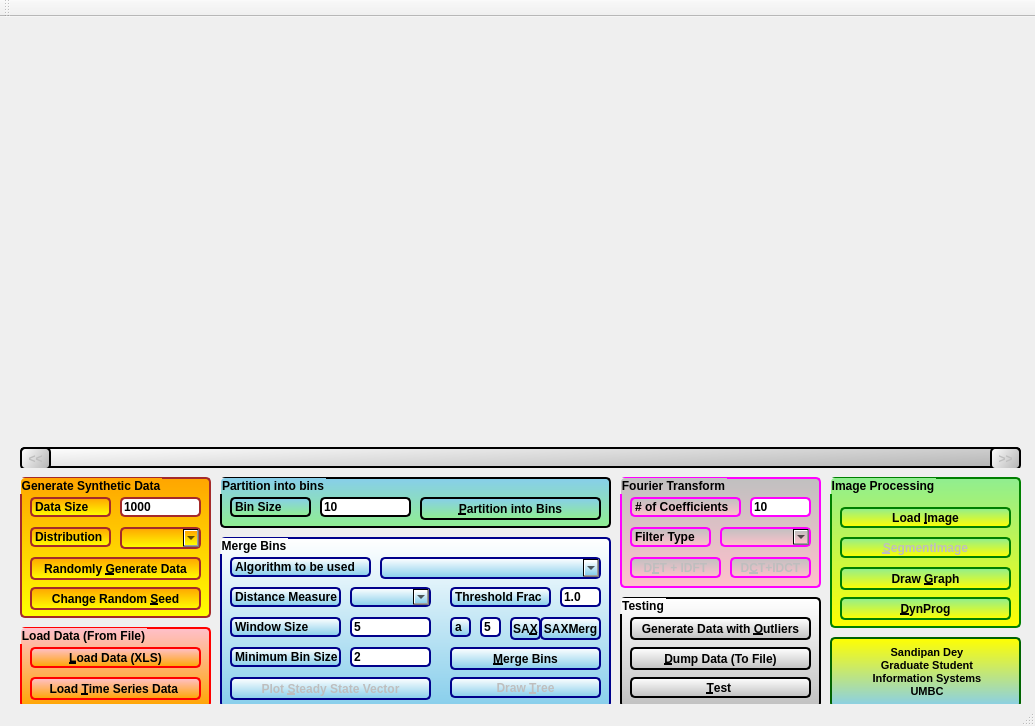
<?xml version="1.0" encoding="UTF-8"?>
<ui version="4.0">
 <class>MainWindowClass</class>
 <widget class="QMainWindow" name="MainWindowClass">
  <property name="geometry">
   <rect>
    <x>0</x>
    <y>0</y>
    <width>1035</width>
    <height>726</height>
   </rect>
  </property>
  <property name="sizePolicy">
   <sizepolicy hsizetype="Preferred" vsizetype="Preferred">
    <horstretch>0</horstretch>
    <verstretch>0</verstretch>
   </sizepolicy>
  </property>
  <property name="minimumSize">
   <size>
    <width>1035</width>
    <height>725</height>
   </size>
  </property>
  <property name="windowTitle">
   <string>Unequal Depth Discretization &amp; Generation of Temporal Neighborhoods</string>
  </property>
  <property name="styleSheet">
   <string/>
  </property>
  <widget class="QWidget" name="centralWidget">
   <widget class="QGroupBox" name="gGenData">
    <property name="geometry">
     <rect>
      <x>20</x>
      <y>460</y>
      <width>191</width>
      <height>141</height>
     </rect>
    </property>
    <property name="autoFillBackground">
     <bool>false</bool>
    </property>
    <property name="styleSheet">
     <string>background: qlineargradient(x1: 0, y1: 0, x2: 0, y2: 1, stop: 0 orange, stop: 1 yellow);
border: 2px solid brown; border-radius: 5px; 
font: bold;</string>
    </property>
    <property name="title">
     <string>Generate Synthetic Data</string>
    </property>
    <widget class="QPushButton" name="bGenNLoadData">
     <property name="geometry">
      <rect>
       <x>10</x>
       <y>80</y>
       <width>171</width>
       <height>23</height>
      </rect>
     </property>
     <property name="styleSheet">
      <string/>
     </property>
     <property name="text">
      <string>Randomly &amp;Generate Data</string>
     </property>
    </widget>
    <widget class="QLabel" name="lNumData">
     <property name="geometry">
      <rect>
       <x>10</x>
       <y>20</y>
       <width>81</width>
       <height>20</height>
      </rect>
     </property>
     <property name="styleSheet">
      <string/>
     </property>
     <property name="text">
      <string>Data Size</string>
     </property>
    </widget>
    <widget class="QLineEdit" name="tNumData">
     <property name="geometry">
      <rect>
       <x>100</x>
       <y>20</y>
       <width>81</width>
       <height>20</height>
      </rect>
     </property>
     <property name="styleSheet">
      <string>background: white</string>
     </property>
     <property name="text">
      <string>1000</string>
     </property>
    </widget>
    <widget class="QComboBox" name="cDistribution">
     <property name="enabled">
      <bool>true</bool>
     </property>
     <property name="geometry">
      <rect>
       <x>100</x>
       <y>50</y>
       <width>81</width>
       <height>22</height>
      </rect>
     </property>
     <property name="autoFillBackground">
      <bool>false</bool>
     </property>
     <property name="styleSheet">
      <string/>
     </property>
    </widget>
    <widget class="QLabel" name="lDistribution">
     <property name="geometry">
      <rect>
       <x>10</x>
       <y>50</y>
       <width>81</width>
       <height>20</height>
      </rect>
     </property>
     <property name="text">
      <string>Distribution</string>
     </property>
    </widget>
    <widget class="QPushButton" name="bRandomize">
     <property name="geometry">
      <rect>
       <x>10</x>
       <y>110</y>
       <width>171</width>
       <height>23</height>
      </rect>
     </property>
     <property name="styleSheet">
      <string/>
     </property>
     <property name="text">
      <string>Change Random &amp;Seed</string>
     </property>
    </widget>
   </widget>
   <widget class="QGroupBox" name="gMergeBins">
    <property name="geometry">
     <rect>
      <x>220</x>
      <y>520</y>
      <width>391</width>
      <height>171</height>
     </rect>
    </property>
    <property name="styleSheet">
     <string>background: qlineargradient(x1: 0, y1: 0, x2: 0, y2: 1, stop: 0  white, stop: 1 skyblue);
border: 2px solid darkblue; border-radius: 5px; 
font: bold;
</string>
    </property>
    <property name="title">
     <string>Merge Bins</string>
    </property>
    <widget class="QPushButton" name="bMergeBins">
     <property name="geometry">
      <rect>
       <x>230</x>
       <y>110</y>
       <width>151</width>
       <height>23</height>
      </rect>
     </property>
     <property name="styleSheet">
      <string/>
     </property>
     <property name="text">
      <string>&amp;Merge Bins</string>
     </property>
    </widget>
    <widget class="QLabel" name="lThreshold">
     <property name="geometry">
      <rect>
       <x>230</x>
       <y>50</y>
       <width>101</width>
       <height>20</height>
      </rect>
     </property>
     <property name="text">
      <string>Threshold Frac</string>
     </property>
    </widget>
    <widget class="QComboBox" name="cDistanceMetric">
     <property name="enabled">
      <bool>true</bool>
     </property>
     <property name="geometry">
      <rect>
       <x>130</x>
       <y>50</y>
       <width>81</width>
       <height>20</height>
      </rect>
     </property>
    </widget>
    <widget class="QLineEdit" name="tThreshold">
     <property name="enabled">
      <bool>true</bool>
     </property>
     <property name="geometry">
      <rect>
       <x>340</x>
       <y>50</y>
       <width>41</width>
       <height>20</height>
      </rect>
     </property>
     <property name="styleSheet">
      <string>background: white</string>
     </property>
     <property name="text">
      <string>1.0</string>
     </property>
    </widget>
    <widget class="QLineEdit" name="tSlidingWindowSize">
     <property name="enabled">
      <bool>true</bool>
     </property>
     <property name="geometry">
      <rect>
       <x>130</x>
       <y>80</y>
       <width>81</width>
       <height>20</height>
      </rect>
     </property>
     <property name="styleSheet">
      <string>background: white</string>
     </property>
     <property name="text">
      <string>5</string>
     </property>
    </widget>
    <widget class="QLabel" name="lSlidingWindowSize">
     <property name="geometry">
      <rect>
       <x>10</x>
       <y>80</y>
       <width>111</width>
       <height>20</height>
      </rect>
     </property>
     <property name="text">
      <string>Window Size</string>
     </property>
    </widget>
    <widget class="QLabel" name="lMinBin">
     <property name="geometry">
      <rect>
       <x>10</x>
       <y>110</y>
       <width>111</width>
       <height>20</height>
      </rect>
     </property>
     <property name="text">
      <string>Minimum Bin Size</string>
     </property>
    </widget>
    <widget class="QLineEdit" name="tMinBinNumber">
     <property name="enabled">
      <bool>true</bool>
     </property>
     <property name="geometry">
      <rect>
       <x>130</x>
       <y>110</y>
       <width>81</width>
       <height>20</height>
      </rect>
     </property>
     <property name="styleSheet">
      <string>background: white</string>
     </property>
     <property name="text">
      <string>2</string>
     </property>
    </widget>
    <widget class="QPushButton" name="bPlotMatrix">
     <property name="enabled">
      <bool>false</bool>
     </property>
     <property name="geometry">
      <rect>
       <x>10</x>
       <y>140</y>
       <width>201</width>
       <height>23</height>
      </rect>
     </property>
     <property name="styleSheet">
      <string/>
     </property>
     <property name="text">
      <string>Plot &amp;Steady State Vector</string>
     </property>
    </widget>
    <widget class="QLabel" name="lDistanceMetric">
     <property name="geometry">
      <rect>
       <x>10</x>
       <y>50</y>
       <width>111</width>
       <height>20</height>
      </rect>
     </property>
     <property name="text">
      <string>Distance Measure</string>
     </property>
    </widget>
    <widget class="QComboBox" name="cAlgo">
     <property name="enabled">
      <bool>true</bool>
     </property>
     <property name="geometry">
      <rect>
       <x>160</x>
       <y>20</y>
       <width>221</width>
       <height>22</height>
      </rect>
     </property>
     <property name="autoFillBackground">
      <bool>false</bool>
     </property>
    </widget>
    <widget class="QLabel" name="lAlgo">
     <property name="geometry">
      <rect>
       <x>10</x>
       <y>20</y>
       <width>141</width>
       <height>20</height>
      </rect>
     </property>
     <property name="text">
      <string>Algorithm to be used</string>
     </property>
    </widget>
    <widget class="QPushButton" name="bDrawTree">
     <property name="enabled">
      <bool>false</bool>
     </property>
     <property name="geometry">
      <rect>
       <x>230</x>
       <y>140</y>
       <width>151</width>
       <height>21</height>
      </rect>
     </property>
     <property name="styleSheet">
      <string/>
     </property>
     <property name="text">
      <string>Draw &amp;Tree</string>
     </property>
    </widget>
    <widget class="QPushButton" name="bSAX">
     <property name="geometry">
      <rect>
       <x>290</x>
       <y>80</y>
       <width>31</width>
       <height>23</height>
      </rect>
     </property>
     <property name="styleSheet">
      <string/>
     </property>
     <property name="text">
      <string>SA&amp;X</string>
     </property>
    </widget>
    <widget class="QLineEdit" name="taSAX">
     <property name="enabled">
      <bool>true</bool>
     </property>
     <property name="geometry">
      <rect>
       <x>260</x>
       <y>80</y>
       <width>21</width>
       <height>20</height>
      </rect>
     </property>
     <property name="styleSheet">
      <string>background: white</string>
     </property>
     <property name="text">
      <string>5</string>
     </property>
    </widget>
    <widget class="QLabel" name="laSAX">
     <property name="geometry">
      <rect>
       <x>230</x>
       <y>80</y>
       <width>21</width>
       <height>20</height>
      </rect>
     </property>
     <property name="text">
      <string>a</string>
     </property>
    </widget>
    <widget class="QPushButton" name="bSAXMerge">
     <property name="geometry">
      <rect>
       <x>320</x>
       <y>80</y>
       <width>61</width>
       <height>23</height>
      </rect>
     </property>
     <property name="styleSheet">
      <string/>
     </property>
     <property name="text">
      <string>SAXMerg</string>
     </property>
    </widget>
   </widget>
   <widget class="QGroupBox" name="gImageProcess">
    <property name="geometry">
     <rect>
      <x>830</x>
      <y>460</y>
      <width>191</width>
      <height>151</height>
     </rect>
    </property>
    <property name="styleSheet">
     <string>background: qlineargradient(x1: 0, y1: 0, x2: 0, y2: 1, stop: 0 lightgreen, stop: 1 yellow);
border: 2px solid green; border-radius: 5px; 
font: bold;
</string>
    </property>
    <property name="title">
     <string>Image Processing</string>
    </property>
    <widget class="QPushButton" name="bLoadImage">
     <property name="enabled">
      <bool>true</bool>
     </property>
     <property name="geometry">
      <rect>
       <x>10</x>
       <y>30</y>
       <width>171</width>
       <height>21</height>
      </rect>
     </property>
     <property name="styleSheet">
      <string/>
     </property>
     <property name="text">
      <string>Load &amp;Image</string>
     </property>
    </widget>
    <widget class="QPushButton" name="bSegmentImage">
     <property name="enabled">
      <bool>false</bool>
     </property>
     <property name="geometry">
      <rect>
       <x>10</x>
       <y>60</y>
       <width>171</width>
       <height>21</height>
      </rect>
     </property>
     <property name="styleSheet">
      <string/>
     </property>
     <property name="text">
      <string>&amp;SegmentImage</string>
     </property>
    </widget>
    <widget class="QPushButton" name="bDrawGraph">
     <property name="geometry">
      <rect>
       <x>10</x>
       <y>90</y>
       <width>171</width>
       <height>23</height>
      </rect>
     </property>
     <property name="text">
      <string>Draw &amp;Graph</string>
     </property>
    </widget>
    <widget class="QPushButton" name="bDynProg">
     <property name="geometry">
      <rect>
       <x>10</x>
       <y>120</y>
       <width>171</width>
       <height>23</height>
      </rect>
     </property>
     <property name="text">
      <string>&amp;DynProg</string>
     </property>
    </widget>
   </widget>
   <widget class="QGroupBox" name="gDataLeftRight">
    <property name="geometry">
     <rect>
      <x>20</x>
      <y>430</y>
      <width>1001</width>
      <height>21</height>
     </rect>
    </property>
    <property name="styleSheet">
     <string>background: qlineargradient(x1: 0, y1: 0, x2: 2, y2: 1, stop: 0 white, stop: 1 gray);
border: 2px solid black; border-radius: 5px; 
font: bold;</string>
    </property>
    <property name="title">
     <string/>
    </property>
    <widget class="QPushButton" name="bPlotLeft">
     <property name="enabled">
      <bool>false</bool>
     </property>
     <property name="geometry">
      <rect>
       <x>0</x>
       <y>0</y>
       <width>31</width>
       <height>23</height>
      </rect>
     </property>
     <property name="text">
      <string>&lt;&lt;</string>
     </property>
    </widget>
    <widget class="QPushButton" name="bPlotRight">
     <property name="enabled">
      <bool>false</bool>
     </property>
     <property name="geometry">
      <rect>
       <x>970</x>
       <y>0</y>
       <width>31</width>
       <height>23</height>
      </rect>
     </property>
     <property name="text">
      <string>&gt;&gt;</string>
     </property>
    </widget>
   </widget>
   <widget class="QGroupBox" name="gPartitionIntoBins">
    <property name="geometry">
     <rect>
      <x>220</x>
      <y>460</y>
      <width>391</width>
      <height>51</height>
     </rect>
    </property>
    <property name="styleSheet">
     <string>background: qlineargradient(x1: 0, y1: 0, x2: 0, y2: 1, stop: 0 skyblue, stop: 1 lightgreen);
border: 2px solid black; border-radius: 5px; 
font: bold;</string>
    </property>
    <property name="title">
     <string>Partition into bins</string>
    </property>
    <widget class="QPushButton" name="bPartitionIntoEFBins">
     <property name="geometry">
      <rect>
       <x>200</x>
       <y>20</y>
       <width>181</width>
       <height>23</height>
      </rect>
     </property>
     <property name="styleSheet">
      <string/>
     </property>
     <property name="text">
      <string>&amp;Partition into Bins</string>
     </property>
    </widget>
    <widget class="QLineEdit" name="tBinSize">
     <property name="geometry">
      <rect>
       <x>100</x>
       <y>20</y>
       <width>91</width>
       <height>20</height>
      </rect>
     </property>
     <property name="styleSheet">
      <string>background: white</string>
     </property>
     <property name="text">
      <string>10</string>
     </property>
    </widget>
    <widget class="QLabel" name="lBinSize">
     <property name="geometry">
      <rect>
       <x>10</x>
       <y>20</y>
       <width>81</width>
       <height>20</height>
      </rect>
     </property>
     <property name="text">
      <string>Bin Size</string>
     </property>
    </widget>
   </widget>
   <widget class="QGroupBox" name="gTesting">
    <property name="geometry">
     <rect>
      <x>20</x>
      <y>610</y>
      <width>191</width>
      <height>81</height>
     </rect>
    </property>
    <property name="styleSheet">
     <string>background: qlineargradient(x1: 0, y1: 0, x2: 0, y2: 1, stop: 0 pink, stop: 1 orange);
border: 2px solid red; border-radius: 5px; 
font: bold;
</string>
    </property>
    <property name="title">
     <string>Load Data (From File)</string>
    </property>
    <widget class="QPushButton" name="bLoadData">
     <property name="geometry">
      <rect>
       <x>10</x>
       <y>20</y>
       <width>171</width>
       <height>21</height>
      </rect>
     </property>
     <property name="styleSheet">
      <string/>
     </property>
     <property name="text">
      <string>&amp;Load Data (XLS)</string>
     </property>
    </widget>
    <widget class="QPushButton" name="bLoadTimesData">
     <property name="geometry">
      <rect>
       <x>10</x>
       <y>50</y>
       <width>171</width>
       <height>23</height>
      </rect>
     </property>
     <property name="styleSheet">
      <string/>
     </property>
     <property name="text">
      <string>Load &amp;Time Series Data </string>
     </property>
    </widget>
   </widget>
   <widget class="QGroupBox" name="gFourier">
    <property name="geometry">
     <rect>
      <x>620</x>
      <y>460</y>
      <width>201</width>
      <height>111</height>
     </rect>
    </property>
    <property name="styleSheet">
     <string>background: qlineargradient(x1: 0, y1: 0, x2: 0, y2: 1, stop: 0 silver, stop: 1 pink);
border: 2px solid magenta; border-radius: 5px; 
font: bold;
</string>
    </property>
    <property name="title">
     <string>Fourier Transform</string>
    </property>
    <widget class="QPushButton" name="bFourier">
     <property name="enabled">
      <bool>false</bool>
     </property>
     <property name="geometry">
      <rect>
       <x>10</x>
       <y>80</y>
       <width>91</width>
       <height>21</height>
      </rect>
     </property>
     <property name="styleSheet">
      <string/>
     </property>
     <property name="text">
      <string>D&amp;FT + IDFT</string>
     </property>
    </widget>
    <widget class="QLabel" name="lNumCoeff">
     <property name="geometry">
      <rect>
       <x>10</x>
       <y>20</y>
       <width>111</width>
       <height>20</height>
      </rect>
     </property>
     <property name="text">
      <string># of Coefficients</string>
     </property>
    </widget>
    <widget class="QLineEdit" name="tNumCoeff">
     <property name="enabled">
      <bool>true</bool>
     </property>
     <property name="geometry">
      <rect>
       <x>130</x>
       <y>20</y>
       <width>61</width>
       <height>20</height>
      </rect>
     </property>
     <property name="styleSheet">
      <string>background: white</string>
     </property>
     <property name="text">
      <string>10</string>
     </property>
    </widget>
    <widget class="QLabel" name="lFilter">
     <property name="geometry">
      <rect>
       <x>10</x>
       <y>50</y>
       <width>81</width>
       <height>20</height>
      </rect>
     </property>
     <property name="text">
      <string>Filter Type</string>
     </property>
    </widget>
    <widget class="QComboBox" name="cFilter">
     <property name="enabled">
      <bool>true</bool>
     </property>
     <property name="geometry">
      <rect>
       <x>100</x>
       <y>50</y>
       <width>91</width>
       <height>20</height>
      </rect>
     </property>
    </widget>
    <widget class="QPushButton" name="bCosine">
     <property name="enabled">
      <bool>false</bool>
     </property>
     <property name="geometry">
      <rect>
       <x>110</x>
       <y>80</y>
       <width>81</width>
       <height>21</height>
      </rect>
     </property>
     <property name="styleSheet">
      <string/>
     </property>
     <property name="text">
      <string>D&amp;CT+IDCT</string>
     </property>
    </widget>
   </widget>
   <widget class="QGroupBox" name="gTest">
    <property name="geometry">
     <rect>
      <x>620</x>
      <y>580</y>
      <width>201</width>
      <height>111</height>
     </rect>
    </property>
    <property name="styleSheet">
     <string>background: qlineargradient(x1: 0, y1: 0, x2: 0, y2: 1, stop: 0 white, stop: 1 silver);
border: 2px solid black; border-radius: 5px; 
font: bold;
</string>
    </property>
    <property name="title">
     <string>Testing</string>
    </property>
    <widget class="QPushButton" name="bTestThreshold">
     <property name="enabled">
      <bool>true</bool>
     </property>
     <property name="geometry">
      <rect>
       <x>10</x>
       <y>80</y>
       <width>181</width>
       <height>21</height>
      </rect>
     </property>
     <property name="styleSheet">
      <string/>
     </property>
     <property name="text">
      <string>&amp;Test </string>
     </property>
    </widget>
    <widget class="QPushButton" name="bDumpData">
     <property name="geometry">
      <rect>
       <x>10</x>
       <y>50</y>
       <width>181</width>
       <height>23</height>
      </rect>
     </property>
     <property name="styleSheet">
      <string/>
     </property>
     <property name="text">
      <string>&amp;Dump Data (To File)</string>
     </property>
    </widget>
    <widget class="QPushButton" name="bGenOutlier">
     <property name="geometry">
      <rect>
       <x>10</x>
       <y>20</y>
       <width>181</width>
       <height>23</height>
      </rect>
     </property>
     <property name="styleSheet">
      <string/>
     </property>
     <property name="text">
      <string>Generate Data with &amp;Outliers</string>
     </property>
    </widget>
   </widget>
   <widget class="QGroupBox" name="gInfo">
    <property name="geometry">
     <rect>
      <x>830</x>
      <y>720</y>
      <width>191</width>
      <height>101</height>
     </rect>
    </property>
    <property name="styleSheet">
     <string/>
    </property>
    <property name="title">
     <string/>
    </property>
   </widget>
   <widget class="QLabel" name="lName">
    <property name="geometry">
     <rect>
      <x>830</x>
      <y>620</y>
      <width>191</width>
      <height>71</height>
     </rect>
    </property>
    <property name="styleSheet">
     <string>background: qlineargradient(x1: 0, y1: 0, x2: 0, y2: 1, stop: 0 yellow, stop: 1 skyblue);
border: 2px solid darkgreen; border-radius: 5px; font: bold;</string>
    </property>
    <property name="text">
     <string>&lt;!DOCTYPE HTML PUBLIC &quot;-//W3C//DTD HTML 4.0//EN&quot; &quot;http://www.w3.org/TR/REC-html40/strict.dtd&quot;&gt;
&lt;html&gt;&lt;head&gt;&lt;meta name=&quot;qrichtext&quot; content=&quot;1&quot; /&gt;&lt;style type=&quot;text/css&quot;&gt;
p, li { white-space: pre-wrap; }
&lt;/style&gt;&lt;/head&gt;&lt;body style=&quot; font-family:'MS Shell Dlg 2'; font-size:8.25pt; font-weight:400; font-style:normal;&quot;&gt;
&lt;p align=&quot;center&quot; style=&quot; margin-top:0px; margin-bottom:0px; margin-left:0px; margin-right:0px; -qt-block-indent:0; text-indent:0px;&quot;&gt;&lt;span style=&quot; font-size:8pt; font-weight:600;&quot;&gt;Sandipan Dey&lt;/span&gt;&lt;/p&gt;
&lt;p align=&quot;center&quot; style=&quot; margin-top:0px; margin-bottom:0px; margin-left:0px; margin-right:0px; -qt-block-indent:0; text-indent:0px;&quot;&gt;&lt;span style=&quot; font-size:8pt; font-weight:600;&quot;&gt;Graduate Student&lt;/span&gt;&lt;/p&gt;
&lt;p align=&quot;center&quot; style=&quot; margin-top:0px; margin-bottom:0px; margin-left:0px; margin-right:0px; -qt-block-indent:0; text-indent:0px;&quot;&gt;&lt;span style=&quot; font-size:8pt; font-weight:600;&quot;&gt;Information Systems&lt;/span&gt;&lt;/p&gt;
&lt;p align=&quot;center&quot; style=&quot; margin-top:0px; margin-bottom:0px; margin-left:0px; margin-right:0px; -qt-block-indent:0; text-indent:0px;&quot;&gt;&lt;span style=&quot; font-size:8pt; font-weight:600;&quot;&gt;UMBC&lt;/span&gt;&lt;/p&gt;&lt;/body&gt;&lt;/html&gt;</string>
    </property>
   </widget>
  </widget>
  <widget class="QMenuBar" name="menuBar">
   <property name="geometry">
    <rect>
     <x>0</x>
     <y>0</y>
     <width>1035</width>
     <height>22</height>
    </rect>
   </property>
  </widget>
  <widget class="QToolBar" name="mainToolBar">
   <attribute name="toolBarArea">
    <enum>TopToolBarArea</enum>
   </attribute>
   <attribute name="toolBarBreak">
    <bool>false</bool>
   </attribute>
  </widget>
  <widget class="QStatusBar" name="statusBar"/>
 </widget>
 <layoutdefault spacing="6" margin="11"/>
 <resources/>
 <connections/>
</ui>
